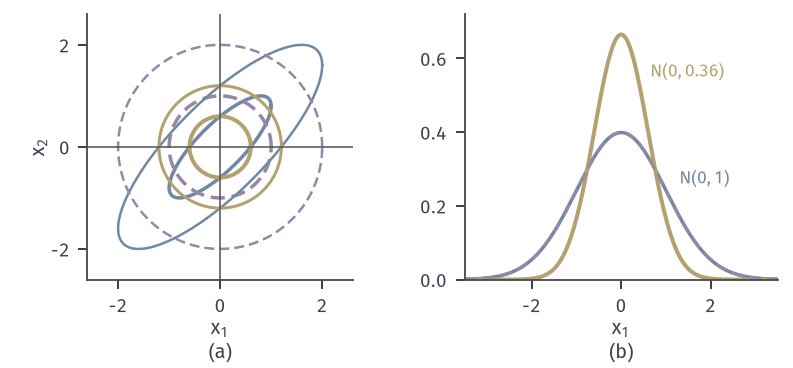

Generate this figure with Python:
from pathlib import Path
import sys
HERE = Path(__file__).resolve().parent
sys.path.insert(0, str(HERE.parent/'dapx-common'))
from common import *
# Target N(0, Sigma), Sigma=[[1,rho],[rho,1]], rho=0.8 (blue).
# Best independent Gaussian for D(Q||Pi): N(0, (1-rho^2) I) = N(0, 0.36 I) (yellow);
# best independent Gaussian for D(Pi||Q): N(0, I) (purple). Both minima equal -0.5 ln(1-rho^2)=0.5108.
# (a) contours x^T C^{-1} x = c^2 for c=1,2. (b) marginal densities of X_1.
rho = RHO
Sig = np.array([[1, rho], [rho, 1]])
th = np.linspace(0, 2*np.pi, 400)
L = np.linalg.cholesky(Sig)
fig, axs = figure(width_mm=112, height_mm=52, ncols=2)
panel(fig, left=.08, right=.98, top=.96, bottom=.24, wspace=.28)
ax = axs[0]
for c, lw in ((1, 1.4), (2, 1.0)):
    e = c*(L@np.vstack([np.cos(th), np.sin(th)]))
    ax.plot(e[0], e[1], color=BLUE, lw=lw)
    ax.plot(c*.6*np.cos(th), c*.6*np.sin(th), color=YELLOW, lw=lw+.2)
    ax.plot(c*np.cos(th), c*np.sin(th), color=PURPLE, lw=lw, ls=DASH)
ax.axhline(0, color=STROKE, lw=.6); ax.axvline(0, color=STROKE, lw=.6)
ax.set_aspect('equal'); ax.set_xlim(-2.6, 2.6); ax.set_ylim(-2.6, 2.6)
ax.set_xticks([-2, 0, 2]); ax.set_yticks([-2, 0, 2])
axlab(ax, '$x_1$', '$x_2$')
ax = axs[1]
x = np.linspace(-3.5, 3.5, 701)
ax.plot(x, npdf(x), color=BLUE, lw=1.4)
ax.plot(x, npdf(x, 0, .6), color=YELLOW, lw=1.6)
ax.plot(x, npdf(x), color=PURPLE, lw=1.2, ls=DASH)
lab(ax, .65, .55, r'$\mathcal{N}(0,0.36)$', YELLOW, fontsize=7)
lab(ax, 1.3, .26, r'$\mathcal{N}(0,1)$', BLUE, fontsize=7)
ax.set_xlim(-3.5, 3.5); ax.set_ylim(0, .72); axlab(ax, '$x_1$', None)
tags(fig, axs)
save(fig, HERE, 'figure', {'rho': rho, 'rev_var': 1-rho**2, 'fwd_var': 1, 'min_KL_both': -0.5*math.log(1-rho**2)})
